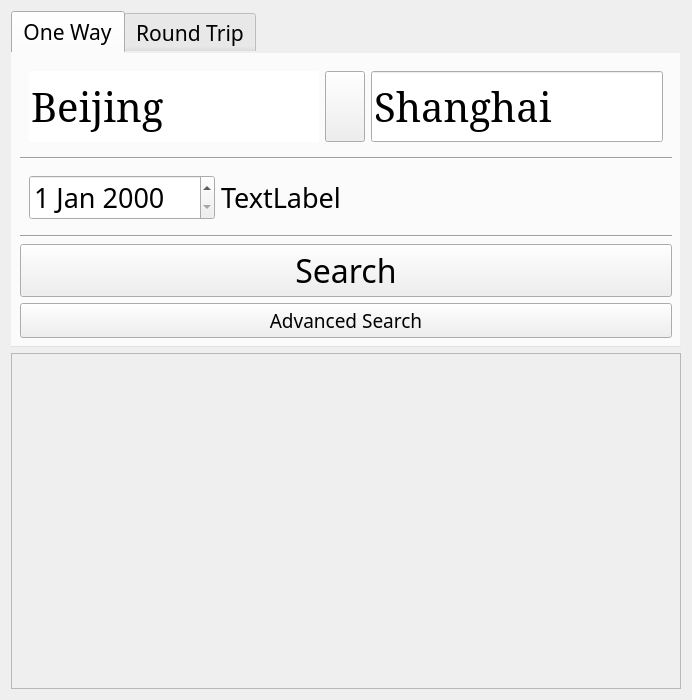
<?xml version="1.0" encoding="UTF-8"?>
<ui version="4.0">
 <class>HomeQuiry</class>
 <widget class="QWidget" name="HomeQuiry">
  <property name="geometry">
   <rect>
    <x>0</x>
    <y>0</y>
    <width>604</width>
    <height>700</height>
   </rect>
  </property>
  <property name="windowTitle">
   <string>Form</string>
  </property>
  <layout class="QVBoxLayout" name="verticalLayout_2">
   <item>
    <widget class="QTabWidget" name="tabWidget">
     <property name="font">
      <font>
       <family>Yu Gothic UI Semilight</family>
       <pointsize>16</pointsize>
      </font>
     </property>
     <property name="styleSheet">
      <string notr="true">QTabWidget:pane{
background: transparent;
}
</string>
     </property>
     <property name="currentIndex">
      <number>0</number>
     </property>
     <widget class="QWidget" name="tab">
      <attribute name="title">
       <string>One Way</string>
      </attribute>
      <layout class="QVBoxLayout" name="verticalLayout">
       <item>
        <widget class="QWidget" name="widget" native="true">
         <layout class="QHBoxLayout" name="horizontalLayout_2">
          <item>
           <widget class="QLineEdit" name="lineEdit">
            <property name="sizePolicy">
             <sizepolicy hsizetype="Expanding" vsizetype="Expanding">
              <horstretch>0</horstretch>
              <verstretch>0</verstretch>
             </sizepolicy>
            </property>
            <property name="font">
             <font>
              <family>Constantia</family>
              <pointsize>30</pointsize>
             </font>
            </property>
            <property name="text">
             <string>Beijing</string>
            </property>
            <property name="frame">
             <bool>false</bool>
            </property>
           </widget>
          </item>
          <item>
           <widget class="QPushButton" name="pushButton">
            <property name="sizePolicy">
             <sizepolicy hsizetype="Fixed" vsizetype="Expanding">
              <horstretch>0</horstretch>
              <verstretch>0</verstretch>
             </sizepolicy>
            </property>
            <property name="text">
             <string/>
            </property>
            <property name="icon">
             <iconset resource="png.qrc">
              <normaloff>:/png/airreplace.png</normaloff>:/png/airreplace.png</iconset>
            </property>
           </widget>
          </item>
          <item>
           <widget class="QLineEdit" name="lineEdit_2">
            <property name="sizePolicy">
             <sizepolicy hsizetype="Expanding" vsizetype="Expanding">
              <horstretch>0</horstretch>
              <verstretch>0</verstretch>
             </sizepolicy>
            </property>
            <property name="font">
             <font>
              <family>Constantia</family>
              <pointsize>30</pointsize>
             </font>
            </property>
            <property name="text">
             <string>Shanghai</string>
            </property>
           </widget>
          </item>
         </layout>
        </widget>
       </item>
       <item>
        <widget class="Line" name="line">
         <property name="orientation">
          <enum>Qt::Horizontal</enum>
         </property>
        </widget>
       </item>
       <item>
        <widget class="QWidget" name="widget_2" native="true">
         <layout class="QHBoxLayout" name="horizontalLayout_3">
          <item>
           <widget class="QDateEdit" name="dateEdit">
            <property name="font">
             <font>
              <family>Yu Gothic UI Semilight</family>
              <pointsize>20</pointsize>
             </font>
            </property>
           </widget>
          </item>
          <item>
           <widget class="QLabel" name="label">
            <property name="font">
             <font>
              <family>Yu Gothic UI Semilight</family>
              <pointsize>20</pointsize>
             </font>
            </property>
            <property name="text">
             <string>TextLabel</string>
            </property>
           </widget>
          </item>
          <item>
           <spacer name="horizontalSpacer">
            <property name="orientation">
             <enum>Qt::Horizontal</enum>
            </property>
            <property name="sizeHint" stdset="0">
             <size>
              <width>40</width>
              <height>20</height>
             </size>
            </property>
           </spacer>
          </item>
         </layout>
        </widget>
       </item>
       <item>
        <widget class="Line" name="line_2">
         <property name="orientation">
          <enum>Qt::Horizontal</enum>
         </property>
        </widget>
       </item>
       <item>
        <widget class="QPushButton" name="pushButton_2">
         <property name="font">
          <font>
           <family>Yu Gothic UI Semilight</family>
           <pointsize>24</pointsize>
          </font>
         </property>
         <property name="text">
          <string>Search</string>
         </property>
        </widget>
       </item>
       <item>
        <widget class="QPushButton" name="pushButton_6">
         <property name="font">
          <font>
           <family>Yu Gothic UI Semilight</family>
           <pointsize>14</pointsize>
          </font>
         </property>
         <property name="text">
          <string>Advanced Search</string>
         </property>
        </widget>
       </item>
      </layout>
     </widget>
     <widget class="QWidget" name="tab_2">
      <attribute name="title">
       <string>Round Trip</string>
      </attribute>
      <layout class="QVBoxLayout" name="verticalLayout_3">
       <item>
        <widget class="QWidget" name="widget_3" native="true">
         <layout class="QHBoxLayout" name="horizontalLayout_5">
          <item>
           <widget class="QLineEdit" name="lineEdit_5">
            <property name="sizePolicy">
             <sizepolicy hsizetype="Expanding" vsizetype="Expanding">
              <horstretch>0</horstretch>
              <verstretch>0</verstretch>
             </sizepolicy>
            </property>
            <property name="font">
             <font>
              <family>Constantia</family>
              <pointsize>30</pointsize>
             </font>
            </property>
            <property name="text">
             <string>Beijing</string>
            </property>
            <property name="frame">
             <bool>false</bool>
            </property>
           </widget>
          </item>
          <item>
           <widget class="QPushButton" name="pushButton_5">
            <property name="sizePolicy">
             <sizepolicy hsizetype="Fixed" vsizetype="Expanding">
              <horstretch>0</horstretch>
              <verstretch>0</verstretch>
             </sizepolicy>
            </property>
            <property name="text">
             <string/>
            </property>
            <property name="icon">
             <iconset resource="png.qrc">
              <normaloff>:/png/airreplace.png</normaloff>:/png/airreplace.png</iconset>
            </property>
           </widget>
          </item>
          <item>
           <widget class="QLineEdit" name="lineEdit_6">
            <property name="sizePolicy">
             <sizepolicy hsizetype="Expanding" vsizetype="Expanding">
              <horstretch>0</horstretch>
              <verstretch>0</verstretch>
             </sizepolicy>
            </property>
            <property name="font">
             <font>
              <family>Constantia</family>
              <pointsize>30</pointsize>
             </font>
            </property>
            <property name="text">
             <string>Shanghai</string>
            </property>
           </widget>
          </item>
         </layout>
        </widget>
       </item>
       <item>
        <widget class="Line" name="line_3">
         <property name="orientation">
          <enum>Qt::Horizontal</enum>
         </property>
        </widget>
       </item>
       <item>
        <widget class="QWidget" name="widget_4" native="true">
         <layout class="QHBoxLayout" name="horizontalLayout_6">
          <item>
           <widget class="QDateEdit" name="dateEdit_2">
            <property name="font">
             <font>
              <family>Yu Gothic UI Semilight</family>
              <pointsize>20</pointsize>
             </font>
            </property>
           </widget>
          </item>
          <item>
           <widget class="QLabel" name="label_3">
            <property name="font">
             <font>
              <family>Yu Gothic UI Semilight</family>
              <pointsize>20</pointsize>
             </font>
            </property>
            <property name="text">
             <string>TextLabel</string>
            </property>
           </widget>
          </item>
          <item>
           <widget class="QDateEdit" name="dateEdit_3">
            <property name="font">
             <font>
              <family>Yu Gothic UI Semilight</family>
              <pointsize>20</pointsize>
             </font>
            </property>
           </widget>
          </item>
          <item>
           <widget class="QLabel" name="label_4">
            <property name="font">
             <font>
              <family>Yu Gothic UI Semilight</family>
              <pointsize>20</pointsize>
             </font>
            </property>
            <property name="text">
             <string>TextLabel</string>
            </property>
           </widget>
          </item>
         </layout>
        </widget>
       </item>
       <item>
        <widget class="Line" name="line_4">
         <property name="orientation">
          <enum>Qt::Horizontal</enum>
         </property>
        </widget>
       </item>
       <item>
        <widget class="QPushButton" name="pushButton_3">
         <property name="font">
          <font>
           <family>Yu Gothic UI Semilight</family>
           <pointsize>24</pointsize>
          </font>
         </property>
         <property name="text">
          <string>Search</string>
         </property>
        </widget>
       </item>
      </layout>
     </widget>
    </widget>
   </item>
   <item>
    <widget class="QFrame" name="frame">
     <property name="sizePolicy">
      <sizepolicy hsizetype="Expanding" vsizetype="Expanding">
       <horstretch>0</horstretch>
       <verstretch>0</verstretch>
      </sizepolicy>
     </property>
     <property name="frameShape">
      <enum>QFrame::StyledPanel</enum>
     </property>
     <property name="frameShadow">
      <enum>QFrame::Raised</enum>
     </property>
    </widget>
   </item>
  </layout>
 </widget>
 <resources>
  <include location="png.qrc"/>
 </resources>
 <connections/>
</ui>
